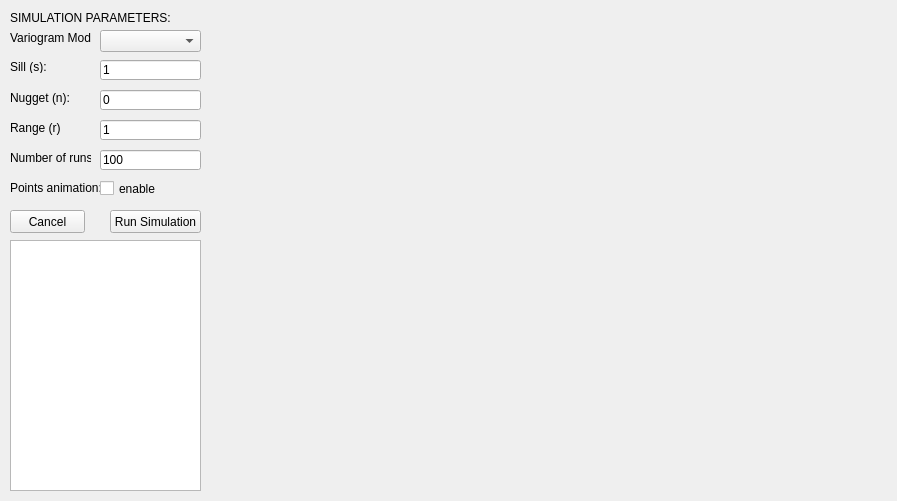
<?xml version="1.0" encoding="UTF-8"?>
<ui version="4.0">
 <class>simulationWindow</class>
 <widget class="QWidget" name="simulationWindow">
  <property name="geometry">
   <rect>
    <x>0</x>
    <y>0</y>
    <width>897</width>
    <height>501</height>
   </rect>
  </property>
  <property name="windowTitle">
   <string>Simulation: based on ISO15530-4</string>
  </property>
  <widget class="QPushButton" name="pushButtonSimulation">
   <property name="geometry">
    <rect>
     <x>110</x>
     <y>210</y>
     <width>91</width>
     <height>23</height>
    </rect>
   </property>
   <property name="text">
    <string>Run Simulation</string>
   </property>
  </widget>
  <widget class="QVTKWidget" name="vtkWidget">
   <property name="geometry">
    <rect>
     <x>210</x>
     <y>10</y>
     <width>681</width>
     <height>481</height>
    </rect>
   </property>
  </widget>
  <widget class="QTextEdit" name="textEdit">
   <property name="geometry">
    <rect>
     <x>10</x>
     <y>240</y>
     <width>191</width>
     <height>251</height>
    </rect>
   </property>
  </widget>
  <widget class="QPushButton" name="pushButtonCancel">
   <property name="geometry">
    <rect>
     <x>10</x>
     <y>210</y>
     <width>75</width>
     <height>23</height>
    </rect>
   </property>
   <property name="text">
    <string>Cancel</string>
   </property>
  </widget>
  <widget class="QLabel" name="label">
   <property name="geometry">
    <rect>
     <x>10</x>
     <y>30</y>
     <width>81</width>
     <height>16</height>
    </rect>
   </property>
   <property name="text">
    <string>Variogram Model:</string>
   </property>
  </widget>
  <widget class="QComboBox" name="comboBoxVariogramModel">
   <property name="geometry">
    <rect>
     <x>100</x>
     <y>30</y>
     <width>101</width>
     <height>22</height>
    </rect>
   </property>
  </widget>
  <widget class="QLabel" name="label_2">
   <property name="geometry">
    <rect>
     <x>10</x>
     <y>60</y>
     <width>46</width>
     <height>13</height>
    </rect>
   </property>
   <property name="text">
    <string>Sill (s):</string>
   </property>
  </widget>
  <widget class="QLineEdit" name="lineEditSill">
   <property name="geometry">
    <rect>
     <x>100</x>
     <y>60</y>
     <width>101</width>
     <height>20</height>
    </rect>
   </property>
   <property name="text">
    <string>1</string>
   </property>
  </widget>
  <widget class="QLineEdit" name="lineEditNugget">
   <property name="geometry">
    <rect>
     <x>100</x>
     <y>90</y>
     <width>101</width>
     <height>20</height>
    </rect>
   </property>
   <property name="text">
    <string>0</string>
   </property>
  </widget>
  <widget class="QLineEdit" name="lineEditRange">
   <property name="geometry">
    <rect>
     <x>100</x>
     <y>120</y>
     <width>101</width>
     <height>20</height>
    </rect>
   </property>
   <property name="text">
    <string>1</string>
   </property>
  </widget>
  <widget class="QLabel" name="label_3">
   <property name="geometry">
    <rect>
     <x>10</x>
     <y>90</y>
     <width>61</width>
     <height>16</height>
    </rect>
   </property>
   <property name="text">
    <string>Nugget (n):</string>
   </property>
  </widget>
  <widget class="QLabel" name="label_4">
   <property name="geometry">
    <rect>
     <x>10</x>
     <y>120</y>
     <width>51</width>
     <height>16</height>
    </rect>
   </property>
   <property name="text">
    <string>Range (r):</string>
   </property>
  </widget>
  <widget class="QLabel" name="label_5">
   <property name="geometry">
    <rect>
     <x>10</x>
     <y>10</y>
     <width>191</width>
     <height>16</height>
    </rect>
   </property>
   <property name="text">
    <string>SIMULATION PARAMETERS:</string>
   </property>
  </widget>
  <widget class="QLabel" name="label_6">
   <property name="geometry">
    <rect>
     <x>10</x>
     <y>150</y>
     <width>81</width>
     <height>16</height>
    </rect>
   </property>
   <property name="text">
    <string>Number of runs:</string>
   </property>
  </widget>
  <widget class="QLineEdit" name="lineEditRun">
   <property name="geometry">
    <rect>
     <x>100</x>
     <y>150</y>
     <width>101</width>
     <height>20</height>
    </rect>
   </property>
   <property name="text">
    <string>100</string>
   </property>
  </widget>
  <widget class="QLabel" name="label_7">
   <property name="geometry">
    <rect>
     <x>10</x>
     <y>180</y>
     <width>101</width>
     <height>16</height>
    </rect>
   </property>
   <property name="text">
    <string>Points animation:</string>
   </property>
  </widget>
  <widget class="QCheckBox" name="checkBoxAnimation">
   <property name="geometry">
    <rect>
     <x>100</x>
     <y>180</y>
     <width>70</width>
     <height>17</height>
    </rect>
   </property>
   <property name="text">
    <string>enable</string>
   </property>
  </widget>
 </widget>
 <layoutdefault spacing="6" margin="11"/>
 <customwidgets>
  <customwidget>
   <class>QVTKWidget</class>
   <extends>QWidget</extends>
   <header>QVTKWidget.h</header>
  </customwidget>
 </customwidgets>
 <resources/>
 <connections/>
</ui>
